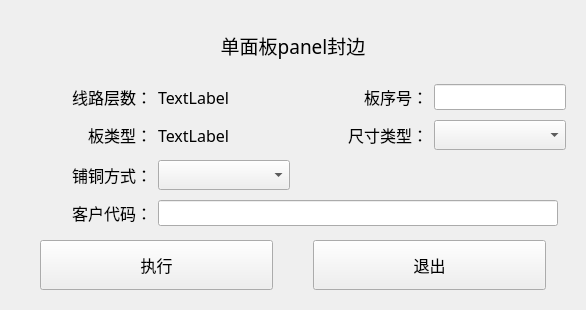
<?xml version="1.0" encoding="UTF-8"?>
<ui version="4.0">
 <class>Form</class>
 <widget class="QWidget" name="Form">
  <property name="geometry">
   <rect>
    <x>0</x>
    <y>0</y>
    <width>586</width>
    <height>310</height>
   </rect>
  </property>
  <property name="font">
   <font>
    <family>黑体</family>
    <pointsize>12</pointsize>
   </font>
  </property>
  <property name="windowTitle">
   <string>单面板panel封边</string>
  </property>
  <layout class="QVBoxLayout" name="verticalLayout" stretch="2,9,2">
   <property name="spacing">
    <number>14</number>
   </property>
   <property name="leftMargin">
    <number>20</number>
   </property>
   <property name="topMargin">
    <number>20</number>
   </property>
   <property name="rightMargin">
    <number>20</number>
   </property>
   <property name="bottomMargin">
    <number>20</number>
   </property>
   <item>
    <widget class="QLabel" name="label">
     <property name="sizePolicy">
      <sizepolicy hsizetype="Expanding" vsizetype="Expanding">
       <horstretch>0</horstretch>
       <verstretch>0</verstretch>
      </sizepolicy>
     </property>
     <property name="font">
      <font>
       <family>黑体</family>
       <pointsize>14</pointsize>
      </font>
     </property>
     <property name="text">
      <string>单面板panel封边</string>
     </property>
     <property name="alignment">
      <set>Qt::AlignCenter</set>
     </property>
    </widget>
   </item>
   <item>
    <layout class="QGridLayout" name="gridLayout" columnstretch="1,1,1,1" columnminimumwidth="1,1,1,1">
     <property name="horizontalSpacing">
      <number>6</number>
     </property>
     <property name="verticalSpacing">
      <number>10</number>
     </property>
     <item row="0" column="0">
      <widget class="QLabel" name="label_2">
       <property name="sizePolicy">
        <sizepolicy hsizetype="Minimum" vsizetype="Minimum">
         <horstretch>0</horstretch>
         <verstretch>0</verstretch>
        </sizepolicy>
       </property>
       <property name="font">
        <font>
         <family>黑体</family>
         <pointsize>12</pointsize>
        </font>
       </property>
       <property name="text">
        <string>线路层数：</string>
       </property>
       <property name="alignment">
        <set>Qt::AlignRight|Qt::AlignTrailing|Qt::AlignVCenter</set>
       </property>
      </widget>
     </item>
     <item row="0" column="1">
      <widget class="QLabel" name="boardnum_label">
       <property name="sizePolicy">
        <sizepolicy hsizetype="Minimum" vsizetype="Minimum">
         <horstretch>0</horstretch>
         <verstretch>0</verstretch>
        </sizepolicy>
       </property>
       <property name="font">
        <font>
         <family>黑体</family>
         <pointsize>12</pointsize>
        </font>
       </property>
       <property name="text">
        <string>TextLabel</string>
       </property>
      </widget>
     </item>
     <item row="0" column="2">
      <widget class="QLabel" name="label_3">
       <property name="sizePolicy">
        <sizepolicy hsizetype="Minimum" vsizetype="Minimum">
         <horstretch>0</horstretch>
         <verstretch>0</verstretch>
        </sizepolicy>
       </property>
       <property name="font">
        <font>
         <family>黑体</family>
         <pointsize>12</pointsize>
        </font>
       </property>
       <property name="text">
        <string>板序号：</string>
       </property>
       <property name="alignment">
        <set>Qt::AlignRight|Qt::AlignTrailing|Qt::AlignVCenter</set>
       </property>
      </widget>
     </item>
     <item row="0" column="3">
      <widget class="QLineEdit" name="lineEdit">
       <property name="maximumSize">
        <size>
         <width>16777215</width>
         <height>26</height>
        </size>
       </property>
       <property name="font">
        <font>
         <family>黑体</family>
         <pointsize>12</pointsize>
        </font>
       </property>
       <property name="readOnly">
        <bool>true</bool>
       </property>
      </widget>
     </item>
     <item row="1" column="0">
      <widget class="QLabel" name="label_8">
       <property name="sizePolicy">
        <sizepolicy hsizetype="Minimum" vsizetype="Minimum">
         <horstretch>0</horstretch>
         <verstretch>0</verstretch>
        </sizepolicy>
       </property>
       <property name="font">
        <font>
         <family>黑体</family>
         <pointsize>12</pointsize>
        </font>
       </property>
       <property name="text">
        <string>板类型：</string>
       </property>
       <property name="alignment">
        <set>Qt::AlignRight|Qt::AlignTrailing|Qt::AlignVCenter</set>
       </property>
      </widget>
     </item>
     <item row="1" column="1">
      <widget class="QLabel" name="boardtype_label">
       <property name="sizePolicy">
        <sizepolicy hsizetype="Minimum" vsizetype="Minimum">
         <horstretch>0</horstretch>
         <verstretch>0</verstretch>
        </sizepolicy>
       </property>
       <property name="font">
        <font>
         <family>黑体</family>
         <pointsize>12</pointsize>
        </font>
       </property>
       <property name="text">
        <string>TextLabel</string>
       </property>
      </widget>
     </item>
     <item row="1" column="2">
      <widget class="QLabel" name="label_7">
       <property name="sizePolicy">
        <sizepolicy hsizetype="Minimum" vsizetype="Minimum">
         <horstretch>0</horstretch>
         <verstretch>0</verstretch>
        </sizepolicy>
       </property>
       <property name="font">
        <font>
         <family>黑体</family>
         <pointsize>12</pointsize>
        </font>
       </property>
       <property name="text">
        <string>尺寸类型：</string>
       </property>
       <property name="alignment">
        <set>Qt::AlignRight|Qt::AlignTrailing|Qt::AlignVCenter</set>
       </property>
      </widget>
     </item>
     <item row="1" column="3">
      <widget class="QComboBox" name="comboBox">
       <property name="sizePolicy">
        <sizepolicy hsizetype="Minimum" vsizetype="Minimum">
         <horstretch>0</horstretch>
         <verstretch>0</verstretch>
        </sizepolicy>
       </property>
       <property name="maximumSize">
        <size>
         <width>16777215</width>
         <height>30</height>
        </size>
       </property>
       <property name="font">
        <font>
         <family>黑体</family>
         <pointsize>12</pointsize>
        </font>
       </property>
      </widget>
     </item>
     <item row="2" column="0">
      <widget class="QLabel" name="label_12">
       <property name="sizePolicy">
        <sizepolicy hsizetype="Minimum" vsizetype="Minimum">
         <horstretch>0</horstretch>
         <verstretch>0</verstretch>
        </sizepolicy>
       </property>
       <property name="font">
        <font>
         <family>黑体</family>
         <pointsize>12</pointsize>
        </font>
       </property>
       <property name="text">
        <string>铺铜方式：</string>
       </property>
       <property name="alignment">
        <set>Qt::AlignRight|Qt::AlignTrailing|Qt::AlignVCenter</set>
       </property>
      </widget>
     </item>
     <item row="2" column="1">
      <widget class="QComboBox" name="comboBox_2">
       <property name="sizePolicy">
        <sizepolicy hsizetype="Minimum" vsizetype="Minimum">
         <horstretch>0</horstretch>
         <verstretch>0</verstretch>
        </sizepolicy>
       </property>
       <property name="maximumSize">
        <size>
         <width>16777215</width>
         <height>30</height>
        </size>
       </property>
       <property name="font">
        <font>
         <family>黑体</family>
         <pointsize>12</pointsize>
        </font>
       </property>
      </widget>
     </item>
     <item row="3" column="0">
      <widget class="QLabel" name="label_10">
       <property name="sizePolicy">
        <sizepolicy hsizetype="Minimum" vsizetype="Minimum">
         <horstretch>0</horstretch>
         <verstretch>0</verstretch>
        </sizepolicy>
       </property>
       <property name="font">
        <font>
         <family>黑体</family>
         <pointsize>12</pointsize>
        </font>
       </property>
       <property name="text">
        <string>客户代码：</string>
       </property>
       <property name="alignment">
        <set>Qt::AlignRight|Qt::AlignTrailing|Qt::AlignVCenter</set>
       </property>
      </widget>
     </item>
     <item row="3" column="1" colspan="3">
      <widget class="QLineEdit" name="lineEdit_2">
       <property name="maximumSize">
        <size>
         <width>400</width>
         <height>26</height>
        </size>
       </property>
       <property name="font">
        <font>
         <family>黑体</family>
         <pointsize>12</pointsize>
        </font>
       </property>
      </widget>
     </item>
    </layout>
   </item>
   <item>
    <layout class="QHBoxLayout" name="horizontalLayout_2">
     <property name="spacing">
      <number>40</number>
     </property>
     <property name="leftMargin">
      <number>20</number>
     </property>
     <property name="rightMargin">
      <number>20</number>
     </property>
     <item>
      <widget class="QPushButton" name="pushButton">
       <property name="sizePolicy">
        <sizepolicy hsizetype="Expanding" vsizetype="Expanding">
         <horstretch>0</horstretch>
         <verstretch>0</verstretch>
        </sizepolicy>
       </property>
       <property name="font">
        <font>
         <family>黑体</family>
         <pointsize>12</pointsize>
        </font>
       </property>
       <property name="text">
        <string>执行</string>
       </property>
      </widget>
     </item>
     <item>
      <widget class="QPushButton" name="pushButton_2">
       <property name="sizePolicy">
        <sizepolicy hsizetype="Expanding" vsizetype="Expanding">
         <horstretch>0</horstretch>
         <verstretch>0</verstretch>
        </sizepolicy>
       </property>
       <property name="font">
        <font>
         <family>黑体</family>
         <pointsize>12</pointsize>
        </font>
       </property>
       <property name="text">
        <string>退出</string>
       </property>
      </widget>
     </item>
    </layout>
   </item>
  </layout>
 </widget>
 <resources/>
 <connections/>
</ui>
